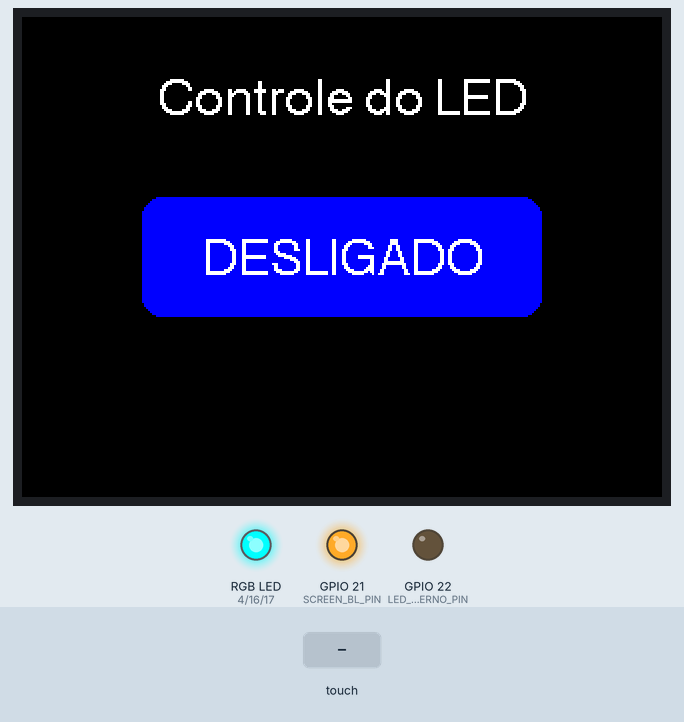
The sketch below on a simulated ESP32. Shown: 320×240 colour display, an RGB LED mixed from three pins (HIGH = lit), output pins drawn as LEDs (lit = HIGH). The test bench sets the inputs (shaded band). What the sketch prints to the serial monitor is not drawn.

Above: at 2.4 s.
2.5 s: touch panel pressed at 38 % / 50 % of its raw x / y range
At 3.7 s:
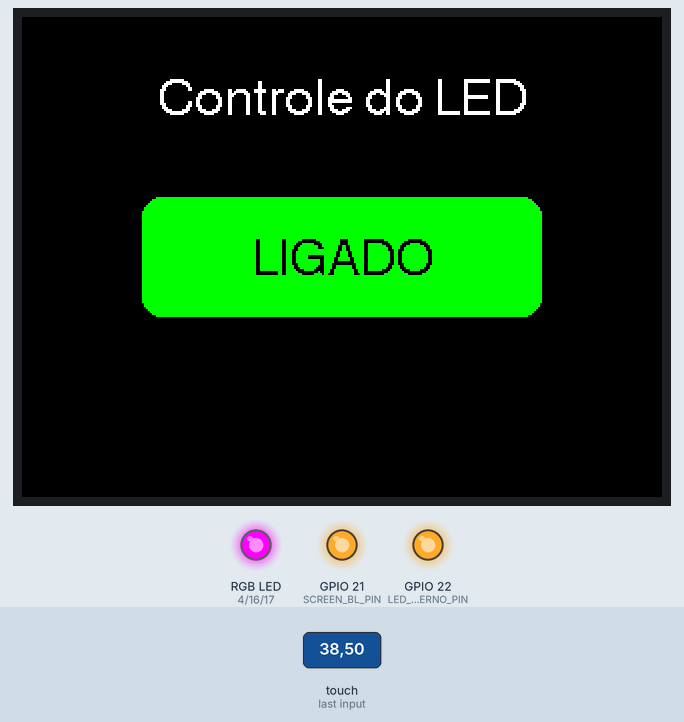
4.0 s: touch panel pressed at 62 % / 50 % of its raw x / y range
At 5.2 s:
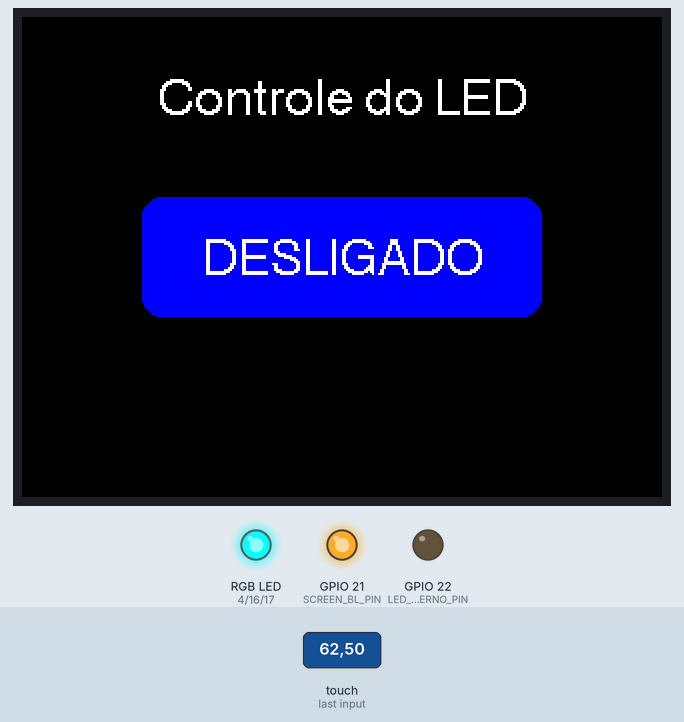
Timing chart, 0 to 7.0 s (numbered marks = the images above; inputs shaded):
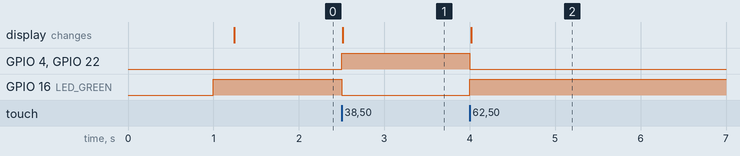

Measured:
- after the input at 2.5 s, GPIO 4 (LED_RED), GPIO 22 (LED_EXTERNO_PIN): LOW → HIGH at once; GPIO 16 (LED_GREEN): HIGH → LOW at once; the display: changes at once (image 1)
- after the input at 4.0 s, GPIO 4 (LED_RED), GPIO 22 (LED_EXTERNO_PIN): HIGH → LOW at once; GPIO 16 (LED_GREEN): LOW → HIGH at once; the display: changes at once (image 2)

The sketch:

Aciona_LEDs_Placa_Ext.ino
```cpp
#include <SPI.h>
#include <TFT_eSPI.h>             // Biblioteca apenas para desenhar na tela
#include <XPT2046_Touchscreen.h>  // Biblioteca dedicada para o Touchscreen

// Definições dos pinos do LED RGB traseiro da CYD (Lógica Invertida: LOW liga, HIGH desliga)
#define LED_RED   4
#define LED_GREEN 16
#define LED_BLUE  17

// PINO DO BACKLIGHT DA TELA (Iluminação de fundo da CYD)
#define SCREEN_BL_PIN 21

// NOVO PINO PARA O LED EXTERNO (Mudado do 21 para o 22 para não apagar a tela)
#define LED_EXTERNO_PIN 22

// PINOS EXCLUSIVOS DO TOQUE NA PLACA CYD
#define TOUCH_MISO_PIN  39  // DOUT
#define TOUCH_MOSI_PIN  32  // DIN
#define TOUCH_CLK_PIN   25  // DCLK
#define TOUCH_CS_PIN    33  // CS

// Inicializa um barramento SPI exclusivo para o Touch
SPIClass touchSPI = SPIClass(VSPI);

// Inicialização dos controladores
TFT_eSPI tft = TFT_eSPI();
XPT2046_Touchscreen ts(TOUCH_CS_PIN);

// Variável de controle de estado global (ambos os LEDs sincronizados)
bool ledEstado = false;

// Coordenadas e tamanho do botão único centralizado
int btnX, btnY, btnW, btnH;

// Função para desenhar o botão central conforme o estado global
void desenharBotao(bool estado) {
  if (estado) {
    tft.fillRoundRect(btnX, btnY, btnW, btnH, 10, TFT_GREEN);
    tft.setTextColor(TFT_BLACK);
    tft.drawCentreString("LIGADO", btnX + (btnW / 2), btnY + (btnH / 2) - 10, 4);
  } else {
    tft.fillRoundRect(btnX, btnY, btnW, btnH, 10, TFT_BLUE);
    tft.setTextColor(TFT_WHITE);
    tft.drawCentreString("DESLIGADO", btnX + (btnW / 2), btnY + (btnH / 2) - 10, 4);
  }
}

// Função auxiliar para atualizar o estado físico de ambos os LEDs
void atualizarHardwareLEDs(bool estado) {
  if (estado) {
    // 1. LED Interno: Acende o VERDE (LOW) e desliga Vermelho/Azul (HIGH)
    digitalWrite(LED_GREEN, LOW);
    digitalWrite(LED_RED, HIGH);
    digitalWrite(LED_BLUE, HIGH);

    // 2. LED Externo (Agora no IO22): HIGH liga
    digitalWrite(LED_EXTERNO_PIN, HIGH);
  } else {
    // 1. LED Interno: Acende o VERMELHO (LOW) e desliga Verde/Azul (HIGH)
    digitalWrite(LED_GREEN, HIGH);
    digitalWrite(LED_RED, LOW);
    digitalWrite(LED_BLUE, HIGH);

    // 2. LED Externo (Agora no IO22): LOW desliga
    digitalWrite(LED_EXTERNO_PIN, LOW);
  }
}

void setup() {
  Serial.begin(115200);
  delay(1000);
  Serial.println("--- INICIANDO CYD (FIX BACKLIGHT) ---");

  // --- CORREÇÃO DA TELA ---
  // Configura o pino 21 (Backlight) como saída e força ele a ficar LIGADO (HIGH) para sempre
  pinMode(SCREEN_BL_PIN, OUTPUT);
  digitalWrite(SCREEN_BL_PIN, HIGH);

  // Configura os pinos dos LEDs como saída
  pinMode(LED_RED, OUTPUT);
  pinMode(LED_GREEN, OUTPUT);
  pinMode(LED_BLUE, OUTPUT);
  pinMode(LED_EXTERNO_PIN, OUTPUT);

  // Aplica o estado inicial aos LEDs físicos (Sem afetar a tela)
  atualizarHardwareLEDs(ledEstado);

  // Inicializa o Display
  tft.init();
  tft.setRotation(3);
  tft.fillScreen(TFT_BLACK);

  // Inicializa o barramento SPI alternativo do Touchscreen
  touchSPI.begin(TOUCH_CLK_PIN, TOUCH_MISO_PIN, TOUCH_MOSI_PIN, TOUCH_CS_PIN);
  ts.begin(touchSPI);
  ts.setRotation(3);

  // Dimensões da tela
  int largura = tft.width();
  int altura = tft.height();

  // Configura tamanho e centralização do botão
  btnW = 200;
  btnH = 60;
  btnX = (largura - btnW) / 2;
  btnY = (altura - btnH) / 2;

  // Título do painel
  tft.setTextColor(TFT_WHITE);
  tft.drawCentreString("Controle do LED", largura / 2, 30, 4);

  // Desenha o botão inicial (Azul / Desligado)
  desenharBotao(ledEstado);

  Serial.println("Setup finalizado. Tela travada em modo ACESO.");
}

void loop() {
  if (ts.touched()) {
    TS_Point p = ts.getPoint();

    if (p.x > 100 && p.x < 3900 && p.y > 100 && p.y < 3900 && p.z > 300) {

      int x_touch = map(p.x, 150, 3850, 0, 320);
      int y_touch = map(p.y, 150, 3850, 0, 240);

      x_touch = 320 - x_touch;
      y_touch = 240 - y_touch;

      if (x_touch > btnX && x_touch < (btnX + btnW) && y_touch > btnY && y_touch < (btnY + btnH)) {
        ledEstado = !ledEstado;

        // Atualiza os LEDs (o pino 21 não é mais tocado aqui, logo a tela não pisca)
        atualizarHardwareLEDs(ledEstado);

        desenharBotao(ledEstado);

        Serial.printf("LEDs alterados para o estado: %s\n", ledEstado ? "LIGADO" : "DESLIGADO");

        while (ts.touched()) {
          delay(10);
        }
        delay(150);
      }
    }
  }
}
```
